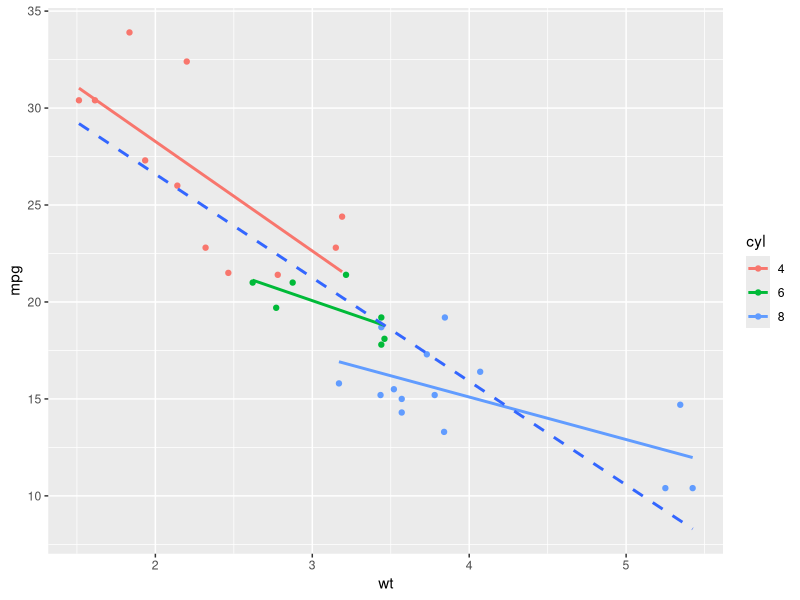

The R script that drew this image:
## ---- chunk 1
library(ggplot2)
library(dplyr)

mtcars$cyl <- factor(mtcars$cyl)

ggplot(mtcars, aes(x = wt, y = mpg, col = cyl)) + 
  geom_point() + 
  geom_smooth(method = "lm", se = FALSE, aes(color = cyl)) + 
  geom_smooth(method = "lm", se = FALSE, linetype = 2, aes(color = cyl, group = 1))
